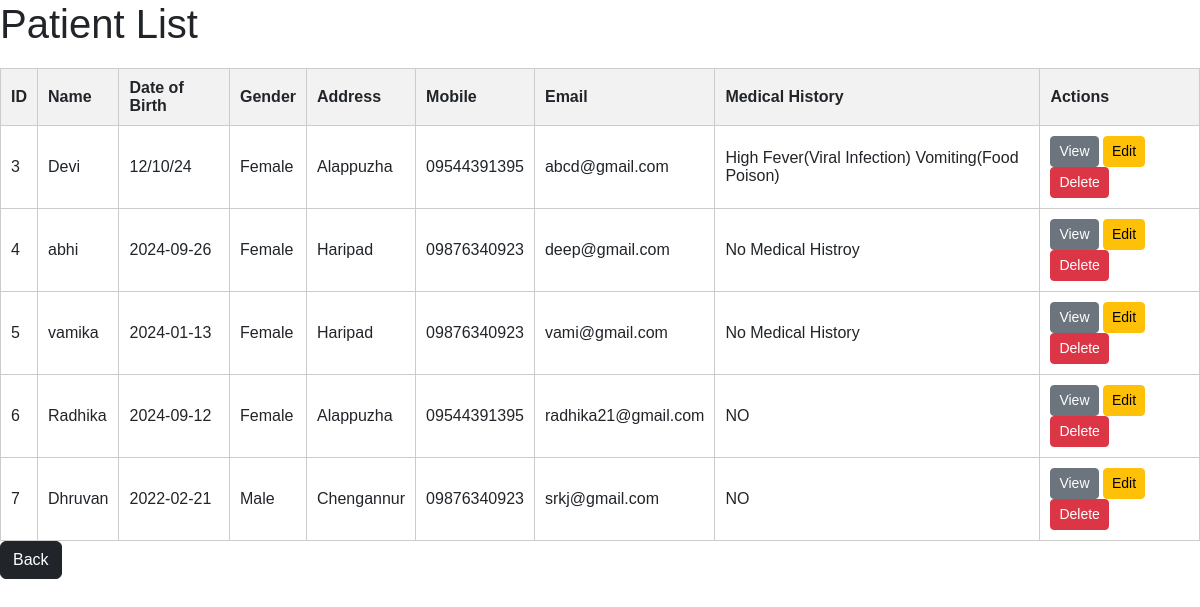
Before: /listpatient/ with the older database file.
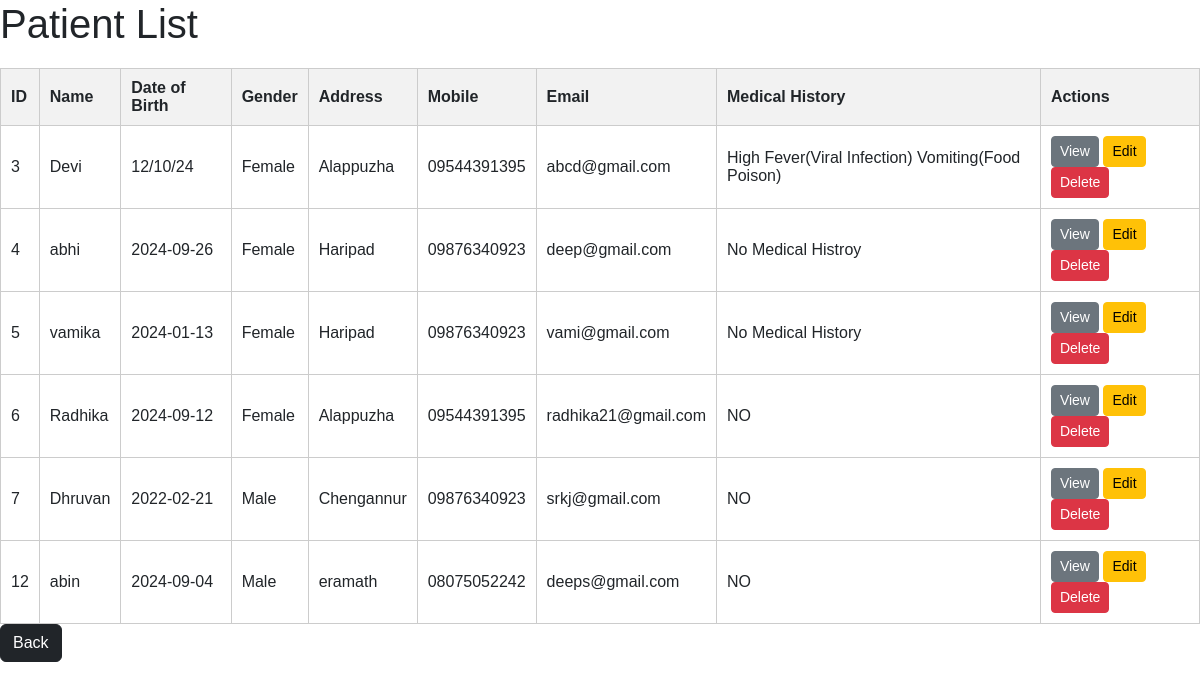
After: the same page with the newer database file.
### hostapp/models.py (models this page shows, shortened)
class Patient(models.Model):
    user = models.OneToOneField(User, on_delete=models.CASCADE, related_name='patient_profile',null=True, blank=True)
    name = models.CharField(max_length=100, null=True, blank=True)
    date_of_birth = models.CharField(max_length=100, null=True, blank=True)
    gender = models.CharField(max_length=10, choices=[('Male', 'Male'), ('Female', 'Female'), ('Other', 'Other')], null=True, blank=True)
    address = models.CharField(max_length=255, null=True, blank=True)
    mobile = models.CharField(max_length=15, null=True, blank=True)
    email = models.EmailField(unique=True, null=True, blank=True)
    medical_history = models.TextField(null=True, blank=True)

### hostapp/views.py (the view)
# urls.py: path('listpatient/',views.patient_list, name='listpatient'),
def patient_list(request):
    patients = Patient.objects.all()
    return render(request, 'admin-patient_list.html', {'patients': patients})

### templates/admin-patient_list.html (shortened to what this page needs)
{% block content %}
<head>
    <link href="https://cdn.jsdelivr.net/npm/bootstrap@5.3.3/dist/css/bootstrap.min.css" rel="stylesheet">
</head>
<body>
    <h1>Patient List</h1>
    <table>
        <thead>
            <tr>
                <th>ID</th>
                <th>Name</th>
                <th>Date of Birth</th>
                <th>Gender</th>
                <th>Address</th>
                <th>Mobile</th>
                <th>Email</th>
                <th>Medical History</th>
                <th>Actions</th>
            </tr>
        </thead>
        <tbody>
            {% for patient in patients %}
                <tr>
                    <td>{{ patient.id }}</td>
                    <td>{{ patient.name }}</td>
                    <td>{{ patient.date_of_birth }}</td>
                    <td>{{ patient.gender }}</td>
                    <td>{{ patient.address }}</td>
                    <td>{{ patient.mobile }}</td>
                    <td>{{ patient.email }}</td>
                    <td>{{ patient.medical_history|truncatewords:10 }}</td>
                   <td>
                        <a href="{% url 'patient_detail' patient.id %}" class="btn btn-secondary btn-sm">View</a>
                        <a href="{% url 'update_patient' patient.id %}" class="btn btn-warning btn-sm">Edit</a>
                        <a href="{% url 'delete_patient' patient.id %}" class="btn btn-danger btn-sm" onclick="return confirm('Are you sure you want to delete this patient?');">Delete</a>
                   </td>
                </tr>
            {% empty %}
                <tr>
                    <td colspan="9">No patients found.</td>
                </tr>
            {% endfor %}
        </tbody>
    </table>
    <a href="{% url 'admin_dashboard' %}" class="btn btn-dark">Back</a>
{% endblock %}

Changed rows visible on the page:
added Patient: id "12", name "abin", date_of_birth "2024-09-04", gender "Male", address "eramath", mobile "08075052242", email "deeps@gmail.com", medical_history "NO"
